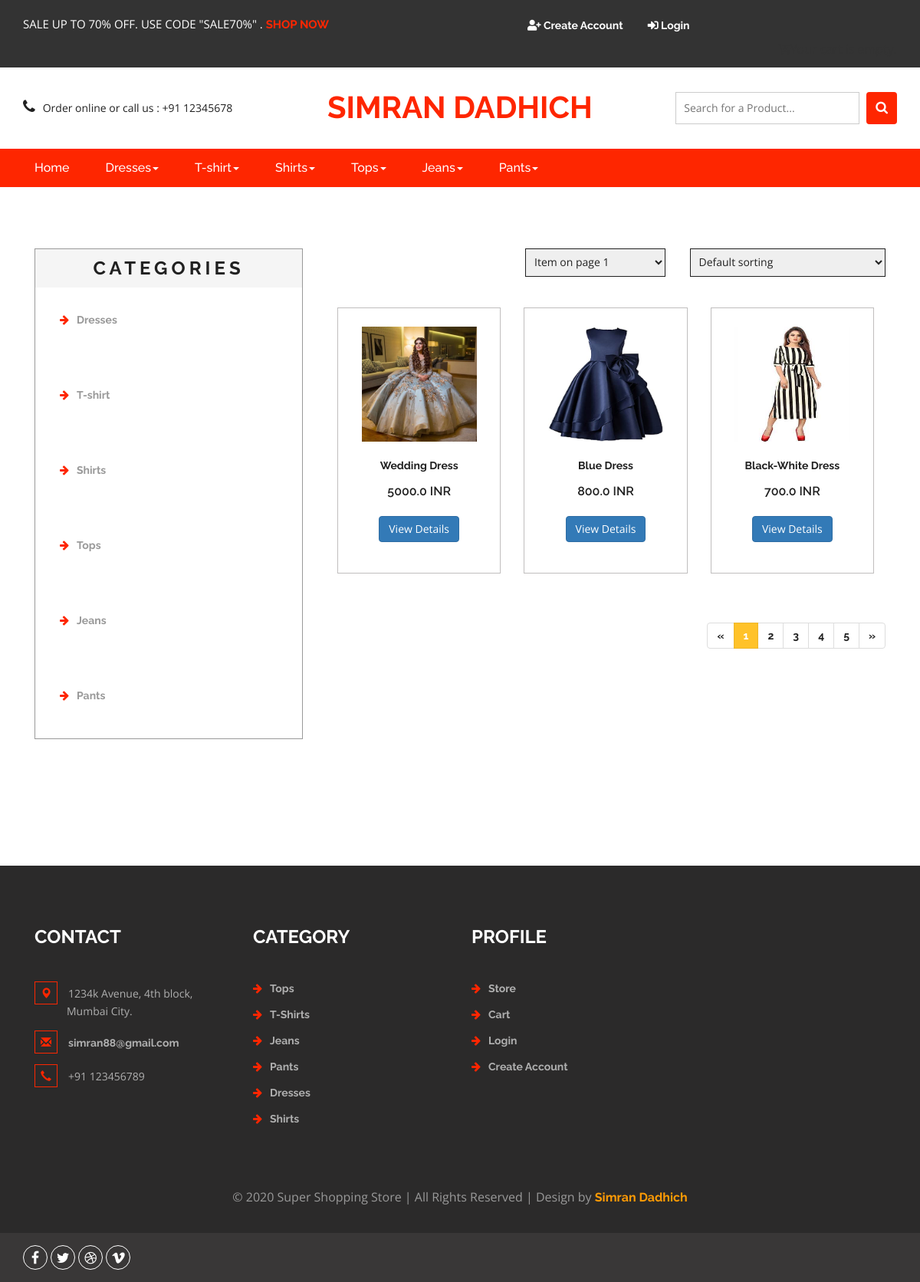
Screenshot of /home/dresses/ with the database file from the repository.
### products/models.py (models this page shows, shortened)
class Category(models.Model):
    name = models.CharField(max_length=225, db_index=True)
    slug = models.SlugField(max_length=255, db_index=True, unique=True)
    created_at = models.DateTimeField(auto_now_add=True)
    updated_at = models.DateTimeField(auto_now=True)
    def get_absolute_url(self):
        return reverse('produits:product_list_by_category', args=[self.slug])

class Product(models.Model):
    Category = models.ForeignKey(Category, related_name='products',on_delete=models.CASCADE)
    nameProd = models.CharField(max_length=225, db_index=True)
    slug = models.SlugField(max_length=255, db_index=True)
    created_at = models.DateTimeField(auto_now_add=True)
    updated_at = models.DateTimeField(auto_now=True)
    description =  models.TextField(blank=True)
    price = models.FloatField(default=True)
    available = models.BooleanField(default=True)
    stock = models.PositiveIntegerField()
    image = models.ImageField(upload_to='images/%Y%m%d',blank=True)
    def get_absolute_url(self):
        return reverse('produits:product_detail', args=[self.pk, self.slug])

### products/views.py (the view)
# urls.py: path('', products_views.product_list, name = 'home'),
def product_list(request, category_slug=None):
    template_name = 'shop/product/list.html'
    category = None
    categories = Category.objects.all()
    products = Product.objects.filter(available=True)
    if category_slug:
        category = get_object_or_404(Category, slug=category_slug)
        products = Product.objects.filter(Category=category)
    context = {
        'category': category,
        'categories': categories,
        'products': products
    }
    return render(request, template_name, context)

### products/templates/shop/product/list.html (shortened to what this page needs)
{% extends 'shop/base.html' %}
{% load static %}
{% block content %}
<div class="products">
    <div class="container">
        <div class="col-md-4 products-left">
            <div class="categories">
                <h2>Categories</h2>
                {% for c in categories %}
                <ul class="cate">
                    <li><a href="{{ c.get_absolute_url }}"><i class="fa fa-arrow-right" aria-hidden="true"></i>{{ c.name }}</a></li>
                </ul>
                {% endfor %}
            </div>
        </div>
        <div class="col-md-8 products-right">
            <div class="products-right-grid">
                <div class="products-right-grids">
                    <div class="sorting">
                        <select id="country" onchange="change_country(this.value)" class="frm-field required sect">
                            <option value="null"><i class="fa fa-arrow-right" aria-hidden="true"></i>Default sorting</option>
                        </select>
                    </div>
                    <div class="sorting-left">
                        <select id="country1" onchange="change_country(this.value)" class="frm-field required sect">
                            <option value="null"><i class="fa fa-arrow-right" aria-hidden="true"></i>Item on page 1</option>
                        </select>
                    </div>
                </div>
            </div>
            <div class="agile_top_brands_grids">
			{% for product in products %}
                <div class="col-md-4 top_brand_left">
                    <div class="hover14 column">
                        <div class="agile_top_brand_left_grid">
                            <div class="agile_top_brand_left_grid1">
                                    <div class="snipcart-item block">
                                        <div class="snipcart-thumb">
                                            <a href="{{ product.get_absolute_url }}"><img title="{{product.nameProd}}"  src="{% if product.image %} {{ product.image.url }} {% else %} {% static 'img/default.jpg' %} {% endif %}" alt="..." style="height: 150px; width: 150px;"></a>
                                            <a href="{{ product.get_absolute_url }}"><p>{{ product.nameProd }}</p></a>
                                            <h4>{{ product.price }} INR </h4>
                                        </div>
                                        {% if product.stock != 0%}
                                        <div class="snipcart-details top_brand_home_details">
                                            <form action="{{ product.get_absolute_url }}" method="post">
                                                <input type="submit" value="View Details" class="btn btn-primary">
                                            </form>
                                        </div>
                                        {% else %}
                                        <div class="snipcart-details top_brand_home_details">
                                            <a href="/products"><input type="button" value="OUT OF STOCK" class="btn btn-link" style="color: red; font-weight: bold;"></a>
                                        </div>
                                        {% endif %}
                                    </div>
                            </div>
                        </div>
                    </div>
                </div>
				{% endfor %}
                </div>
                <nav class="numbering">
					<ul class="pagination paging">
						<li>
							<a href="#" aria-label="Previous">
								<span aria-hidden="true">&laquo;</span>
							</a>
						</li>
						<li class="active"><a href="#">1<span class="sr-only">(current)</span></a></li>
						<li><a href="#">2</a></li>
						<li><a href="#">3</a></li>
						<li><a href="#">4</a></li>
						<li><a href="#">5</a></li>
						<li>
							<a href="#" aria-label="Next">
							<span aria-hidden="true">&raquo;</span>
							</a>
						</li>
					</ul>
				</nav>
			</div>
		</div>
	</div>
{% endblock %}

### products/templates/shop/base.html (shortened to what this page needs)
<!DOCTYPE html>
<html>
<head>
    {% load static %}
    <link href="{% static 'products/css/bootstrap.css' %}" rel="stylesheet" type="text/css" media="all" />
    <link href="{% static 'products/css/style.css' %}" rel="stylesheet" type="text/css" media="all" />
    <link rel="stylesheet" href="https://use.fontawesome.com/releases/v5.8.1/css/all.css"
>
    <link href="{% static 'products/css/font-awesome.css' %}" rel="stylesheet">
</head>
<body>
    <div class="agileits_header">
        <div class="container">
            <div class="w3l_offers">
                <p>SALE UP TO 70% OFF. USE CODE "SALE70%" . <a href="{% url 'produits:product_list' %}">SHOP NOW</a></p>
            </div>
            <div class="agile-login">
                <ul>
                    {% if user.is_anonymous %}
                    <li><a href="{% url 'accounts:register' %}"><i class="fas fa-user-plus"></i> Create Account </a></li>
                    {% endif %}
                    {% if user.is_authenticated %}
                    <li><a href="{% url 'accounts:logout' %}"><i class="fas fa-sign-out-alt"></i> Logout</a></li>
                    <li><a href="{% url 'orders:history' %}"><i class="fas fa-history"></i> Purchase History</a></li>
                    <li><a href="{% url 'accounts:profile' %}"><i class="fas fa-user"></i> Profile</a></li>
                    {% else %}
                    <li><a href="{% url 'accounts:login' %}"><i class="fas fa-sign-in-alt"></i> Login</a></li>
                    {% endif %}
                </ul>
            </div>
            <div class="product_list_header">
                {% with totail_items=cart|length %}
                {% if cart|length > 0 %}
                My Shopping Order:
                <a href="{% url 'cart:cart_detail' %}" style="color: #ffffff">
                    <i class="fa fa-cart-arrow-down" aria-hidden="true"></i>
                {{ totail_items }} item{{ totail_items|pluralize }}, INR. {{ cart.get_total_price }}
            </a>
                {% else %}
                <i class="fa fa-cart-arrow-down" aria-hidden="true"></i>Your cart is empty.
                {% endif %}
                {% endwith %}
            </div>
            <div class="clearfix"> </div>
        </div>
    </div>
    <div class="logo_products">
        <div class="container">
            <div class="w3ls_logo_products_left1">
                <ul class="phone_email">
                    <li><i class="fa fa-phone" aria-hidden="true"></i>Order online or call us : +91 12345678</li>
                </ul>
            </div>
            <div class="w3ls_logo_products_left">
                <h1><a href="{% url 'accounts:home' %}">Simran Dadhich</a></h1>
            </div>
            <div class="w3l_search">
                <form role="search" action="/home/search/">
                    <input type="search" name="q" placeholder="Search for a Product..." required="" id="search">
                    <button type="submit" class="btn btn-default search" aria-label="Left Align">
                        <i class="fa fa-search" aria-hidden="true"> </i>
                    </button>
                </form>
            </div>
            <div class="clearfix"> </div>
        </div>
    </div>
    <div class="navigation-agileits">
        <div class="container">
            <nav class="navbar navbar-default">
                <div class="collapse navbar-collapse" id="bs-megadropdown-tabs">
                    <ul class="nav navbar-nav">
                        <li class="active"><a href="{% url 'accounts:home' %}">Home</a></li>
                        {% for c in categories %}
                        <li class="dropdown">
                            <a href="#" class="dropdown-toggle" data-toggle="dropdown">{{ c.name }}<b class="caret"></b></a>
                        </li>
                        {% endfor %}
                    </ul>
                </div>
            </nav>
        </div>
    </div>
    {% block content %}
    {% endblock %}
    <div class="footer" style="margin-top: 85px ;">
        <div class="container">
            <div class="w3_footer_grids">
                <div class="col-md-3 w3_footer_grid">
                    <h3>Contact</h3>
                    <ul class="address">
                        <li><i class="glyphicon glyphicon-map-marker" aria-hidden="true"></i>1234k Avenue, 4th block,
                            <span>Mumbai City.</span></li>
                        <li><i class="glyphicon glyphicon-envelope" aria-hidden="true"></i><a
                                href="mailto:info@example.com">simran88@gmail.com</a></li>
                        <li><i class="glyphicon glyphicon-earphone" aria-hidden="true"></i>+91 123456789</li>
                    </ul>
                </div>
                <div class="col-md-3 w3_footer_grid">
                    <h3>Category</h3>
                    <ul class="info">
                        <li><i class="fa fa-arrow-right" aria-hidden="true"></i><a href="/phones/">Tops</a></li>
                        <li><i class="fa fa-arrow-right" aria-hidden="true"></i><a href="/laptops/">T-Shirts</a>
                        </li>
                        <li><i class="fa fa-arrow-right" aria-hidden="true"></i><a href="/cameras/">Jeans</a>
                        </li>
                        <li><i class="fa fa-arrow-right" aria-hidden="true"></i><a href="/data-cables/">Pants</a></li>
                        <li><i class="fa fa-arrow-right" aria-hidden="true"></i><a href="/data-cables/">Dresses</a></li>
                        <li><i class="fa fa-arrow-right" aria-hidden="true"></i><a href="/data-cables/">Shirts</a></li>
                    </ul>
                </div>
                <div class="col-md-3 w3_footer_grid">
                    <h3>Profile</h3>
                    <ul class="info">
                        <li><i class="fa fa-arrow-right" aria-hidden="true"></i><a href="/products/">Store</a></li>
                        <li><i class="fa fa-arrow-right" aria-hidden="true"></i><a href="/cart/">Cart</a></li>
                        {% if user.is_anonymous %}
                        <li><i class="fa fa-arrow-right" aria-hidden="true"></i><a
                                href="{% url 'accounts:login' %}">Login</a></li>
                        <li><i class="fa fa-arrow-right" aria-hidden="true"></i><a
                                href="{% url 'accounts:register' %}">Create Account</a></li>
                        {% else %}
                        <li><i class="fa fa-arrow-right" aria-hidden="true"></i><a
                                href="{% url 'accounts:logout' %}">Logout</a></li>
                        {% endif %}
                    </ul>
                </div>
                <div class="clearfix"> </div>
            </div>
        </div>
        <div class="footer-copy">
            <div class="container">
                <p>
                    &copy; 2020 Super Shopping Store | All Rights Reserved |
                    Design by <a href="#">Simran Dadhich</a>
                </p>
            </div>
        </div>
    </div>
    <div class="footer-botm">
        <div class="container">
            <div class="w3layouts-foot">
                <ul>
                    <li><a href="#" class="w3_agile_facebook"><i class="fa fa-facebook" aria-hidden="true"></i></a></li>
                    <li><a href="#" class="agile_twitter"><i class="fa fa-twitter" aria-hidden="true"></i></a></li>
                    <li><a href="#" class="w3_agile_dribble"><i class="fa fa-dribbble" aria-hidden="true"></i></a></li>
                    <li><a href="#" class="w3_agile_vimeo"><i class="fa fa-vimeo" aria-hidden="true"></i></a></li>
                </ul>
            </div>
            <div class="clearfix"> </div>
        </div>
    </div>
</body>
</html>

### rows the page displays
Category: name "Dresses"
Category: name "T-shirt"
Category: name "Shirts"
Category: name "Tops"
Category: name "Jeans"
Category: name "Pants"
Product: image (picture), nameProd "Wedding Dress", price "5000.0"
Product: image (picture), nameProd "Blue Dress", price "800.0"
Product: image (picture), nameProd "Black-White Dress", price "700.0"
